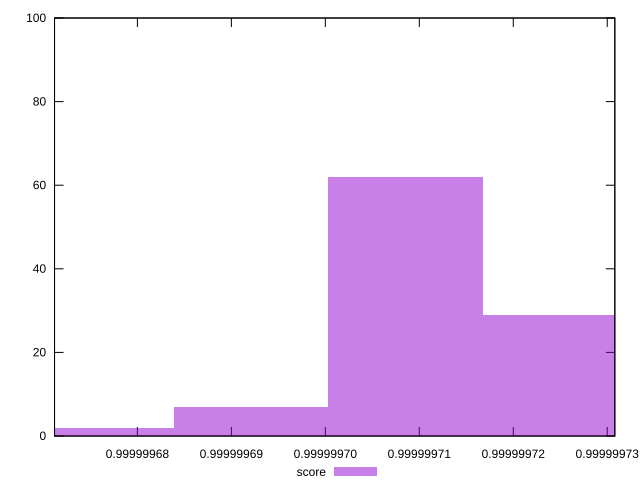

Source code (gnuplot):
reset

$score <<EOF
0.9999996756165457 2
0.9999997250256671 29
0.99999970855596 62
0.9999996920862528 7
EOF

set key outside below
set boxwidth 1.646970716911344e-8
set xrange [0.9999996711806824:0.9999997308073476]
set yrange [0:100]
set trange [0:100]
set style fill transparent solid 0.5 noborder
set terminal svg size 640, 490 enhanced background rgb 'white'
set output "report_00008_2021-01-22T20:58:29.167/first-cpu-idle/samples/empty/score/histogram.svg"

plot $score title "score" with boxes

reset
